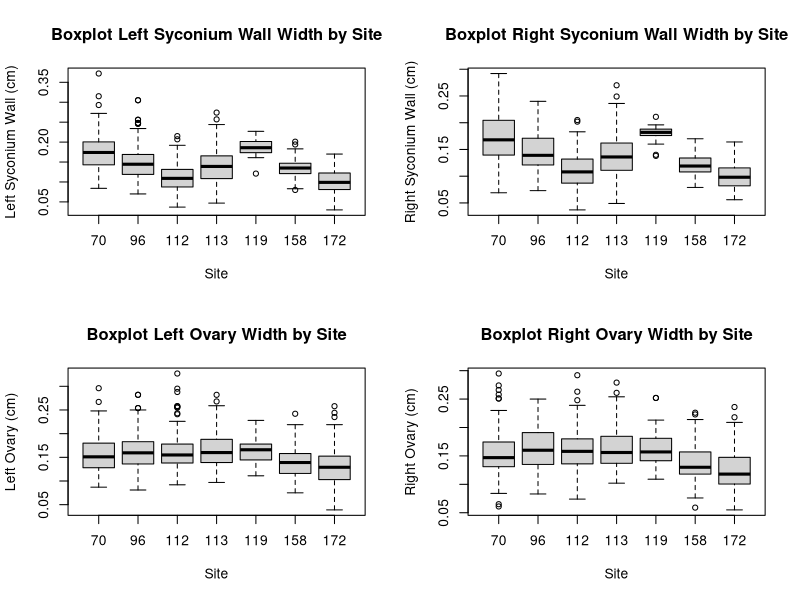

This chart was generated by the following R code:
## ---- chunk 1
setwd("D:/Documents/BoxSync/Nason_Lab/Jose/fig_and_wasp_project_2018/averages")
#/d/Documents/BoxSync/Nason_Lab/jose/fig_and_wasp_project_2018/averages 
getwd()
## ---- chunk 2
#install.packages("xlsx")
install.packages("readxl")
#library("xlsx")
library("readxl")
install.packages("data.table")
library("data.table")
install.packages("data.table")
library("data.table")
install.packages("plyr")
library ('plyr')

## ---- chunk 3
getwd()
figs <- read_excel("ALL.xlsx")
## ---- chunk 4
attach(figs)
par(mfrow=c(2,2))
boxplot(figs$`L Syc`~figs$Site, main="Boxplot Left Syconium Wall Width by Site", xlab="Site",ylab="Left Syconium Wall (cm)")
boxplot(figs$`R Syc`~figs$Site, main="Boxplot Right Syconium Wall Width by Site", xlab="Site",ylab="Right Syconium Wall (cm)")
boxplot(figs$`L Ovary`~figs$Site, main="Boxplot Left Ovary Width by Site", xlab="Site",ylab="Left Ovary (cm)")
boxplot(figs$`R Ovary`~figs$Site, main="Boxplot Right Ovary Width by Site", xlab="Site",ylab="Right Ovary (cm)")

## ---- chunk 5
#creates a list of the unique sites 
sites=unique(figs$Site)

## ---- chunk 6
averages<-function(site_of_interest){
  mean_for_site=lapply(figs[which(figs$Site==sites[site_of_interest]),3:9],mean)
  return(mean_for_site)
}
## ---- chunk 7
#creates a list of the averages of measurements per site
average_by_sites<-lapply(1:length(sites),averages)


## ---- chunk 8
#creates a dataframe from the averages of site and will rename the rows appropriately
df_average_by_site <- ldply (average_by_sites, data.frame)
row.names(df_average_by_site)<-sites
## ---- chunk 9

#function to get the average of a tree
average_of_tree<-function(tree,site_index){
  just_one_site<-figs[which(figs$Site==sites[site_index]),]
  site_of_interest<-sites[site_index]
  trees_in_one_site<-unique(just_one_site$Tree)
  tree_of_interest<-trees_in_one_site[tree]
  #which(just_one_site$Tree==trees_in_one_site[1])
  df_of_tree<-data.frame(lapply(figs[which(just_one_site$Tree==trees_in_one_site[tree]),3:9],mean))
  row.names(df_of_tree)<-sprintf("site_%s_tree_%s", site_of_interest,tree_of_interest)
  return(df_of_tree)
}

## ---- chunk 10

#function that will take the averages of all of the trees within a site 
average_of_single_site<-function(site_index){
  just_one_site<-figs[which(figs$Site==sites[site_index]),]
  trees_in_one_site<-unique(just_one_site$Tree)
  length_of_site=length(trees_in_one_site)
  if (length_of_site>1){
    averages_site<-mapply(average_of_tree,tree=1:length_of_site, site_index=site_index, USE.NAMES = TRUE)

    averages_site<-data.frame(averages_site)

  }
  else{
    
    averages_site<-average_of_tree(1,site_index = site_index)
    t_averages_site<-transpose(averages_site)
    rownames(t_averages_site)<-colnames(figs[3:9])
    colnames(t_averages_site)<-rownames(averages_site)

  }
  return(averages_site)
}

#creates a list of 7 sites that contain the averages of measurements
averages_of_trees_by_site<-lapply(1:length(unique(figs$Site)),average_of_single_site)

## ---- chunk 11

#creates a unique identifier of site and tree
site_and_tree_name<-function(tree_of_interest,site_of_interest){
  row_name<-sprintf("site_%s_tree_%s", site_of_interest,tree_of_interest)
  return(row_name)
}

#reformats the combined site averages and assigns unique identifier to the rows 
site_tree<-function(site_index,list_to_df){
  average_names<-c("Length","Width","L.Syc","L.Ovary","R.Syc","R.Ovary","Ostiole")
  just_one_site<-figs[which(figs$Site==sites[site_index]),]
  site_of_interest<-sites[site_index]
  trees_in_one_site<-unique(just_one_site$Tree)
  
  
  temp=data.frame(matrix(unlist(list_to_df),nrow=7,byrow=TRUE))
  t_temp<-transpose(temp)
  colnames(t_temp)<-average_names
  row_names<-mapply(site_and_tree_name, tree_of_interest=trees_in_one_site, site_of_interest=sites[site_index])
  rownames(t_temp)<-row_names
  
  return(t_temp)
}

#create dataframes of each site
ave_df1<-site_tree(1,averages_of_trees_by_site[[1]])
ave_df2<-site_tree(2,averages_of_trees_by_site[[2]])
ave_df3<-site_tree(3,averages_of_trees_by_site[[3]])
ave_df4<-site_tree(4,averages_of_trees_by_site[[4]])
ave_df5<-site_tree(5,averages_of_trees_by_site[[5]])
ave_df6<-site_tree(6,averages_of_trees_by_site[[6]])
ave_df7<-site_tree(7,averages_of_trees_by_site[[7]])





## ---- chunk 12
#combine the individual dataframes a single dataframe
average_of_trees_massive<-rbind(ave_df1,ave_df2,ave_df3,ave_df4,ave_df5,ave_df6,ave_df7)

#export the averages per site as a csv
write.csv(df_average_by_site,"averages_of_sites_ALL.csv")

#export the averages per tree within a site as a csv
write.csv(average_of_trees_massive, file="averages_of_trees_ALL.csv")

